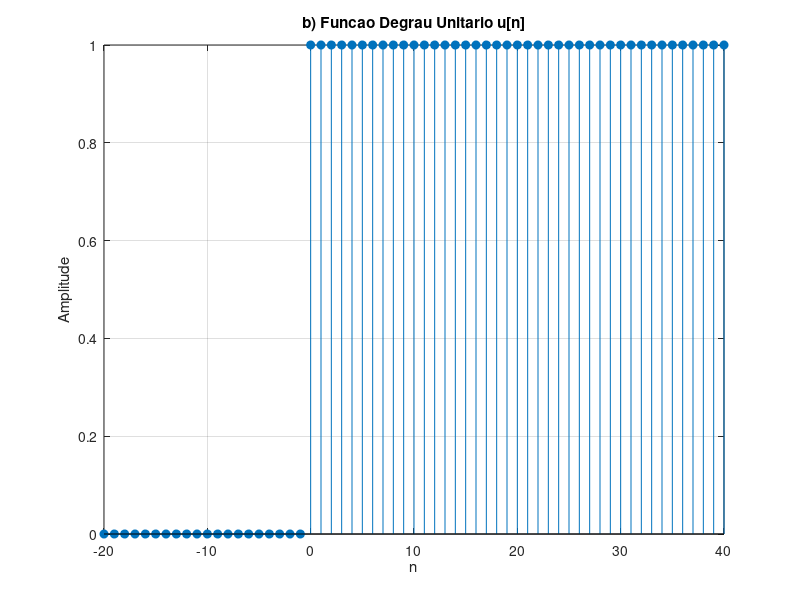

MATLAB code to generate this figure:
% parte1_b.m
n = -20:40;
x_b = (n >= 0);
figure(1);
stem(n, x_b, 'filled');
title('b) Funcao Degrau Unitario u[n]');
xlabel('n'); ylabel('Amplitude'); grid on; xlim([-20 40]);
print('../figuras/parte1_b.png', '-dpng');
